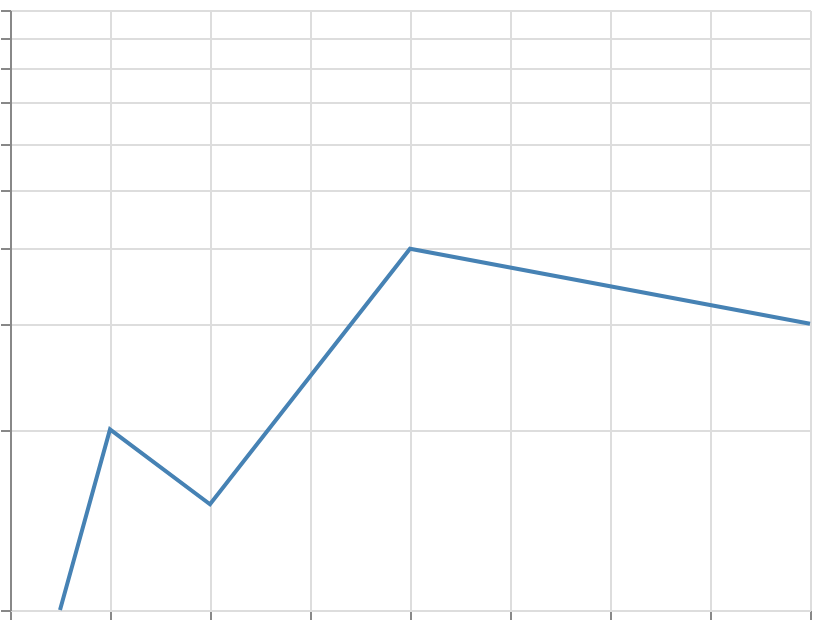

Source (Vega-Lite JSON):
### Vega specification from a JSON file in a GitHub repository (floating-point values rounded to 4 significant figures)
{"$schema": "https://vega.github.io/schema/vega/v6.json", "width": 400, "height": 300, "padding": 5, "background": "white", "autosize": "none", "data": [{"name": "table", "values": [{"x": 1, "y": 10}, {"x": 2, "y": 20}, {"x": 4, "y": 15}, {"x": 8, "y": 40}, {"x": 16, "y": 30}]}], "scales": [{"name": "x", "type": "linear", "domain": {"data": "table", "field": "x"}, "range": "width", "nice": true}, {"name": "y", "type": "log", "domain": {"data": "table", "field": "y"}, "range": [{"signal": "height"}, 0], "nice": true}], "axes": [{"scale": "x", "orient": "bottom", "grid": true, "labels": false}, {"scale": "y", "orient": "left", "grid": true, "labels": false}], "marks": [{"type": "line", "from": {"data": "table"}, "encode": {"update": {"x": {"scale": "x", "field": "x"}, "y": {"scale": "y", "field": "y"}, "stroke": {"value": "steelblue"}, "strokeWidth": {"value": 2}}}}]}
